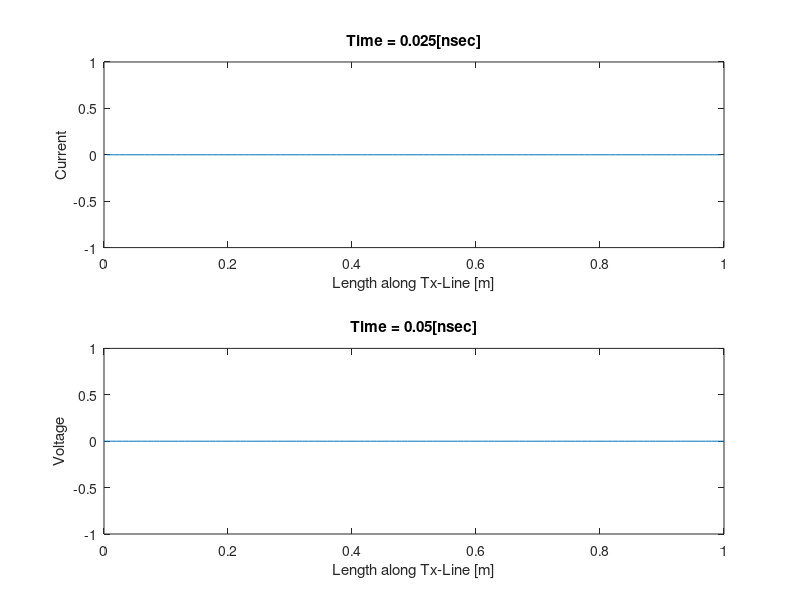

The MATLAB source for this figure: (Note: this script raises an error after producing the figure.)
%% QuestionD.m
%   Demonstrate FDTD transmission line assuming lossless tx-line
%       with R = 100 at x=0 and R = 50 at x=1
%
%       Problem: Transmission line simulation 
%       Method:  Numerical Solutions
%        
%       Course:     ECE 7810
%       Homework:   3
%       Sub. Date:  November 14, 2016
%
%           Author:     Jamiu Babatunde Mojolagbe
%           Department: Electrical and Computer Engineering
%           Student ID: #7804719
%           Email:      mojolagm@myumanitoba.ca
close all; clear; clc;

%% set parameters
C = 50e-12;                                                                 % p.u.l capacitance
L = 0.5e-6;                                                                 % p.u.l inductance
R = 0.0;                                                                    % p.u.l resistance
G = 0.0;                                                                    % p.u.l conductance
c0 = 1/sqrt(C*L);                                                           % speed of propagation
Len = 1;                                                                    % length of the wire
pauseFor = 0.15;                                                            % pause the plot for / determines the speed the lower the value the higher the speed
totalSteps = 300;                                                           % total steps for the animation 
CFL = 1.00;                                                                 % CFL stability factor
num = 100;                                                                  % number of space points
Z0 = sqrt(L/C);                                                             % p.u.l impedance
pulseInit = 0.45;                                                           % start location of the pulse 0 - Len
pulsewidth = 0.10;                                                          % pulse width
A0 = 10;                                                                    % pulse amplitude
pulseBegin = 10e-9;                                                         
pulseEnd = 200e-9;

current = zeros(1, num);                                                    % initialize current array (numerical solution)
voltage = zeros(1, num+1);                                                  % Thevenin voltage array (numerical solution)
current_e = zeros(1, num);                                                  % initialize current array (analytic solution)
voltage_e = zeros(1, num+1);                                                % initialize voltage array (analytic solution)
Rt_near = 100;                                                              % first terminating  resistance 
Vt_near = 0;                                                                % Thevenin (terminating) voltage at x=0
% Rt_far = sqrt(L/C);
Rt_far = 50;                                                                % second terminating resistance
Vt_far = 0;                                                                 % Thevenin (termination) voltage at x=1


%% set up fdtd numerical parameters and discretize
dx = Len/num;                                                               % space step size
dt = CFL*dx/c0;                                                             % time step based on CFL stability condition.
xv = (0:num)*dx;                                                            % vector of space locations for voltage
xi = (1:num)*dx-dx/2;                                                       % vector of space locations for current


%% setup/specify the pulse type (Square | Gaussian)
% pb = int16(num*pulseInit); pe = int16((num*(pulseInit+pulsewidth)));        % specify location of pulse
% voltage(pb:pe) = A0*ones(1,length(pb:pe));                                  % square pulse as initial condition
% voltage_e(pb:pe) = A0*ones(1,length(pb:pe));
% x=1:num+1;
% param = num/2;
% voltage = exp(-((x-param).^2)/param);
% voltage_e = exp(-((x-param).^2)/param);


%% plot the initial voltage and current
subplot(2,1,1)
plot(xi, current)
xlim([min(xi), max(xi)]);
xlabel('Length along Tx-Line [m]')
ylabel('Current')
title(['Time = ' num2str(0)  ' [nsec]']);

subplot(2,1,2)
plot(xv, voltage)
xlabel('Length along Tx-Line [m]')
ylabel('Voltage')
title(['Time = ' num2str(0) ' [nsec]']);

reply = input('More? y/n [y]: ', 's');
if reply == 'n' 
    return 
end;    
n = 1;                                                                      % initialize time stamp/step
tv = n* dt;                                                                 % time duration for voltage
ti = tv - dt/2;                                                             % time duration for current
factor = dt/dx;


%% Set Boundary conditions
% voltage(1) = Vt_near - current(1)*Rt_near;
% voltage(num+1) = Vt_far + current(num)*Rt_far;
if(Rt_near == Inf); voltage(1) = voltage(2); 
else voltage(1) = Vt_near - current(1)*Rt_near;  
end
if(Rt_far == Inf);    voltage(num+1) = voltage(num); 
else voltage(num+1) = Vt_far + current(num)*Rt_far; 
end


%% update interior points of the numerical solution 
% ******first update is different for the current (need to divide factor by 2)
current(1:num) = current(1:num) - (factor/L/2)*(voltage(2:num+1) - voltage(1:num)) - R*current(1:num);
voltage(2:num) = voltage(2:num) - (factor/C)*(current(2:num) - current(1:num-1)) - G*voltage(2:num);


%% plot the first update of voltage and current
subplot(2,1,1)
plot(xi, current);
xlim([min(xv), max(xv)]);
xlabel('Length along Tx-Line [m]');
ylabel('Current');
title(['Time = ' num2str(round(ti*1e12)/1000) '[nsec]']);

subplot(2,1,2);
plot(xv, voltage);
xlabel('Length along Tx-Line [m]')
ylabel('Voltage')
title(['Time = ' num2str(round(tv*1e12)/1000) '[nsec]']);

reply = input('More? y/n [y]: ', 's');
    if reply == 'n' 
        return 
    end;    


%% loop through the number of steps given to produce movie effect
% while n <= totalSteps 
stop = 0;
while stop == 0 
    n = n + 1;
    tv = n* dt;
    ti = tv - dt/2;
    
    % calculate Thevenin voltage
    Vt_near = Gaussian(1,3e-9,0.5e-9,tv)
    Vt_far = Gaussian(1,3e-9,0.5e-9,tv)
    
    % Boundary Conditions
    if(Rt_near == Inf)
       voltage(1) = voltage(2);     
    else
        voltage(1) = Vt_near - current(1)*Rt_near;
    end
    if(Rt_far == Inf)
       voltage(num+1) = voltage(num); 
    else
        voltage(num+1) = Vt_far + current(num)*Rt_far; 
    end
    
    % Update interior points
    current(1:num) = current(1:num) - (factor/L)*(voltage(2:num+1) - voltage(1:num)) - R*current(1:num);
    voltage(2:num) = voltage(2:num) - (factor/C)*(current(2:num) - current(1:num-1)) - G*voltage(2:num);;
        
    % Plot
    subplot(2,1,1)
    plot(xi, current);
    xlim([min(xv), max(xv)]);
    xlabel('Length along Tx-Line [m]');
    ylabel('Current');
    title(['Time = ' num2str(round(ti*1e12)/1000) ' [nsec]']);
    
    subplot(2,1,2);
    plot(xv, voltage);
    xlabel('Length along Tx-Line [m]')
    ylabel('Voltage')
    title(['Time = ' num2str(round(tv*1e12)/1000) ' [nsec]']);
    
    reply = input('More? y/n [y]: ', 's');
    if reply == 'n' 
        stop = 1 
    end;     
%     pause(pauseFor);     
end 
